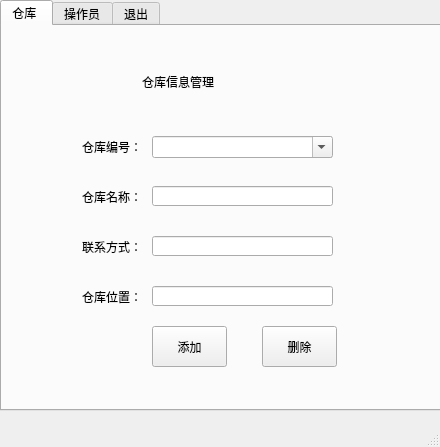
<?xml version="1.0" encoding="UTF-8"?>
<ui version="4.0">
 <class>op_register</class>
 <widget class="QMainWindow" name="op_register">
  <property name="geometry">
   <rect>
    <x>0</x>
    <y>0</y>
    <width>440</width>
    <height>447</height>
   </rect>
  </property>
  <property name="windowTitle">
   <string> 超级管理员界面</string>
  </property>
  <widget class="QWidget" name="centralwidget">
   <widget class="QTabWidget" name="tabWidget">
    <property name="geometry">
     <rect>
      <x>0</x>
      <y>0</y>
      <width>441</width>
      <height>411</height>
     </rect>
    </property>
    <property name="styleSheet">
     <string notr="true">font: 11pt &quot;微软雅黑&quot;;</string>
    </property>
    <property name="currentIndex">
     <number>0</number>
    </property>
    <widget class="QWidget" name="widget">
     <attribute name="title">
      <string>仓库 </string>
     </attribute>
     <widget class="QLabel" name="label_5">
      <property name="geometry">
       <rect>
        <x>140</x>
        <y>20</y>
        <width>201</width>
        <height>71</height>
       </rect>
      </property>
      <property name="styleSheet">
       <string notr="true">font: 22pt &quot;微软雅黑&quot;;</string>
      </property>
      <property name="text">
       <string>仓库信息管理</string>
      </property>
     </widget>
     <widget class="QPushButton" name="stor_dele">
      <property name="geometry">
       <rect>
        <x>260</x>
        <y>300</y>
        <width>75</width>
        <height>41</height>
       </rect>
      </property>
      <property name="text">
       <string>删除</string>
      </property>
     </widget>
     <widget class="QPushButton" name="stor_add">
      <property name="geometry">
       <rect>
        <x>150</x>
        <y>300</y>
        <width>75</width>
        <height>41</height>
       </rect>
      </property>
      <property name="text">
       <string>添加</string>
      </property>
     </widget>
     <widget class="QLineEdit" name="phone_num">
      <property name="geometry">
       <rect>
        <x>150</x>
        <y>210</y>
        <width>181</width>
        <height>20</height>
       </rect>
      </property>
      <property name="text">
       <string/>
      </property>
     </widget>
     <widget class="QLabel" name="label_20">
      <property name="geometry">
       <rect>
        <x>80</x>
        <y>110</y>
        <width>61</width>
        <height>21</height>
       </rect>
      </property>
      <property name="text">
       <string>仓库编号：</string>
      </property>
     </widget>
     <widget class="QLabel" name="label_18">
      <property name="geometry">
       <rect>
        <x>80</x>
        <y>260</y>
        <width>61</width>
        <height>21</height>
       </rect>
      </property>
      <property name="text">
       <string>仓库位置：</string>
      </property>
     </widget>
     <widget class="QComboBox" name="stor_code">
      <property name="geometry">
       <rect>
        <x>150</x>
        <y>110</y>
        <width>181</width>
        <height>22</height>
       </rect>
      </property>
      <property name="editable">
       <bool>true</bool>
      </property>
     </widget>
     <widget class="QLineEdit" name="locate">
      <property name="geometry">
       <rect>
        <x>150</x>
        <y>260</y>
        <width>181</width>
        <height>20</height>
       </rect>
      </property>
      <property name="text">
       <string/>
      </property>
     </widget>
     <widget class="QLabel" name="label_15">
      <property name="geometry">
       <rect>
        <x>80</x>
        <y>160</y>
        <width>61</width>
        <height>21</height>
       </rect>
      </property>
      <property name="text">
       <string>仓库名称：</string>
      </property>
     </widget>
     <widget class="QLabel" name="label_19">
      <property name="geometry">
       <rect>
        <x>80</x>
        <y>210</y>
        <width>61</width>
        <height>21</height>
       </rect>
      </property>
      <property name="text">
       <string>联系方式：</string>
      </property>
     </widget>
     <widget class="QLineEdit" name="stor_name">
      <property name="geometry">
       <rect>
        <x>150</x>
        <y>160</y>
        <width>181</width>
        <height>20</height>
       </rect>
      </property>
      <property name="text">
       <string/>
      </property>
     </widget>
    </widget>
    <widget class="QWidget" name="widget_2">
     <attribute name="title">
      <string>操作员</string>
     </attribute>
     <widget class="QPushButton" name="op_dele">
      <property name="geometry">
       <rect>
        <x>260</x>
        <y>300</y>
        <width>75</width>
        <height>41</height>
       </rect>
      </property>
      <property name="text">
       <string>删除</string>
      </property>
     </widget>
     <widget class="QComboBox" name="stor_code_2">
      <property name="geometry">
       <rect>
        <x>150</x>
        <y>110</y>
        <width>181</width>
        <height>22</height>
       </rect>
      </property>
      <property name="editable">
       <bool>false</bool>
      </property>
     </widget>
     <widget class="QLineEdit" name="op_passwd">
      <property name="geometry">
       <rect>
        <x>150</x>
        <y>210</y>
        <width>181</width>
        <height>20</height>
       </rect>
      </property>
      <property name="echoMode">
       <enum>QLineEdit::PasswordEchoOnEdit</enum>
      </property>
     </widget>
     <widget class="QPushButton" name="op_add">
      <property name="geometry">
       <rect>
        <x>150</x>
        <y>300</y>
        <width>75</width>
        <height>41</height>
       </rect>
      </property>
      <property name="text">
       <string>添加</string>
      </property>
     </widget>
     <widget class="QLabel" name="label_9">
      <property name="geometry">
       <rect>
        <x>80</x>
        <y>110</y>
        <width>61</width>
        <height>21</height>
       </rect>
      </property>
      <property name="text">
       <string>仓库编号：</string>
      </property>
     </widget>
     <widget class="QLabel" name="label_10">
      <property name="geometry">
       <rect>
        <x>80</x>
        <y>260</y>
        <width>61</width>
        <height>21</height>
       </rect>
      </property>
      <property name="text">
       <string>确认密码：</string>
      </property>
     </widget>
     <widget class="QLineEdit" name="op_code">
      <property name="geometry">
       <rect>
        <x>150</x>
        <y>160</y>
        <width>181</width>
        <height>20</height>
       </rect>
      </property>
     </widget>
     <widget class="QLabel" name="label_8">
      <property name="geometry">
       <rect>
        <x>80</x>
        <y>210</y>
        <width>61</width>
        <height>21</height>
       </rect>
      </property>
      <property name="text">
       <string>输入密码：</string>
      </property>
     </widget>
     <widget class="QLabel" name="label_7">
      <property name="geometry">
       <rect>
        <x>80</x>
        <y>160</y>
        <width>61</width>
        <height>21</height>
       </rect>
      </property>
      <property name="text">
       <string>操作编号：</string>
      </property>
     </widget>
     <widget class="QLabel" name="label">
      <property name="geometry">
       <rect>
        <x>130</x>
        <y>30</y>
        <width>211</width>
        <height>51</height>
       </rect>
      </property>
      <property name="styleSheet">
       <string notr="true">font: 22pt &quot;微软雅黑&quot;;</string>
      </property>
      <property name="text">
       <string>操作员信息管理</string>
      </property>
     </widget>
     <widget class="QLineEdit" name="con_passwd">
      <property name="geometry">
       <rect>
        <x>150</x>
        <y>260</y>
        <width>181</width>
        <height>20</height>
       </rect>
      </property>
      <property name="echoMode">
       <enum>QLineEdit::PasswordEchoOnEdit</enum>
      </property>
     </widget>
    </widget>
    <widget class="QWidget" name="tab">
     <attribute name="title">
      <string>退出</string>
     </attribute>
    </widget>
   </widget>
  </widget>
  <widget class="QMenuBar" name="menubar">
   <property name="geometry">
    <rect>
     <x>0</x>
     <y>0</y>
     <width>440</width>
     <height>23</height>
    </rect>
   </property>
  </widget>
  <widget class="QStatusBar" name="statusbar"/>
 </widget>
 <resources/>
 <connections/>
</ui>
